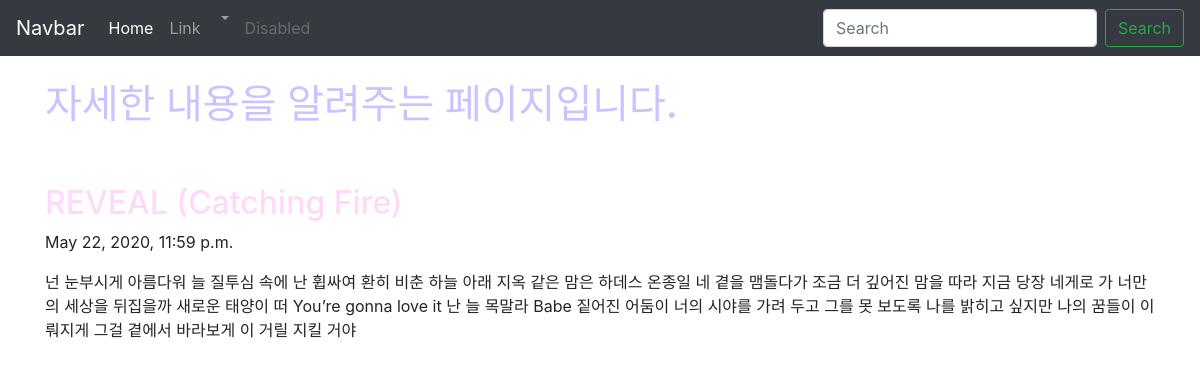
Page /blog/2 on the committed database.
### blogapp/models.py (models this page shows, shortened)
class Blog(models.Model):
  title = models.CharField(max_length=200)
  pub_date = models.DateTimeField('date published')
  body = models.TextField()

### blogapp/views.py (the view)
# urls.py: path('blog/<int:blog_id>', blogapp.views.detail, name="detail"),
def detail(request, blog_id):
    details = get_object_or_404(Blog, pk=blog_id)
    return render(request, 'detail.html', {'details':details})

### blogapp/templates/detail.html (shortened to what this page needs)
<head>
    <link rel="stylesheet" href="https://stackpath.bootstrapcdn.com/bootstrap/4.5.0/css/bootstrap.min.css">
  </head>
  <body>
      <nav class="navbar navbar-expand-lg navbar-dark bg-dark">
          <a class="navbar-brand" href="#">Navbar</a>
          <div class="collapse navbar-collapse" id="navbarSupportedContent">
            <ul class="navbar-nav mr-auto">
              <li class="nav-item active">
                <a class="nav-link" href="#">Home <span class="sr-only">(current)</span></a>
              </li>
              <li class="nav-item">
                <a class="nav-link" href="#">Link</a>
              </li>
              <li class="nav-item dropdown">
                <a class="nav-link dropdown-toggle" href="#" id="navbarDropdown" role="button" data-toggle="dropdown" aria-haspopup="true" aria-expanded="false">
                </a>
              </li>
              <li class="nav-item">
                <a class="nav-link disabled" href="#" tabindex="-1" aria-disabled="true">Disabled</a>
              </li>
            </ul>
            <form class="form-inline my-2 my-lg-0">
              <input class="form-control mr-sm-2" type="search" placeholder="Search" aria-label="Search">
              <button class="btn btn-outline-success my-2 my-sm-0" type="submit">Search</button>
            </form>
          </div>
        </nav>
    <div class="container">
        <br>
        <h1>자세한 내용을 알려주는 페이지입니다.</h1>
        <br><br>
        <h2>{{details.title}}</h2>
        <p>{{details.pub_date}}</p>
        <p>{{details.body}}</p>
    </div>
  </body>

### blogapp/templates/detail.html (style rules this page uses)
h1 { font-weight:bold; color: #C7C4FF; }
h2 { color: #FFD9FA; }

### rows in the picture
Blog: title "REVEAL (Catching Fire)", pub_date "May 22, 2020, 11:59 p.m.", body "넌 눈부시게 아름다워 늘 질투심 속에 난 휩싸여 환히 비춘 하늘 아래 지옥 같은 맘은 하데스 온종일 네 곁을 맴돌다가 조금 더 깊어진 맘을 따라 지금 당장 네게로 가 너만의 세상을 뒤집을까 새로운 태양이 떠 You’re gonna love it 난 늘 목말라 Babe 짙어진 어둠이 너의 시야를 가려 두고 그를 못 보도록 나를 밝히고 싶지만 나의 꿈들이 이뤄지게 그걸 곁에서 바라보게 이 거릴 지킬 거야"
